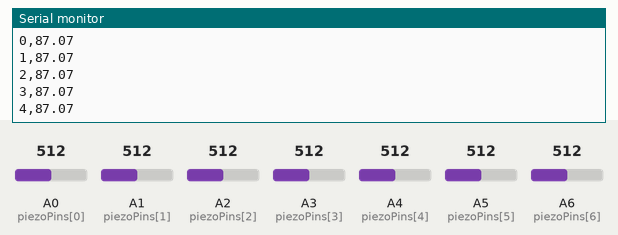
This sketch was run on a simulated Arduino Nano, built with avr-gcc and run on an emulated ATmega328P. Shown: the last lines printed to the serial monitor. Inputs (shaded band) come from the test bench; at power-on: A0 (piezoPins[0]) = 512, A1 (piezoPins[1]) = 512, A2 (piezoPins[2]) = 512, A3 (piezoPins[3]) = 512, A4 (piezoPins[4]) = 512, A5 (piezoPins[5]) = 512, A6 (piezoPins[6]) = 512.

Above: at 1.2 s.
1.3 s: A0 (piezoPins[0]) set to 716
At 1.32 s:
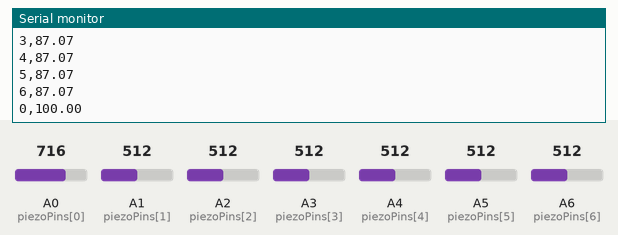
2.8 s: A1 (piezoPins[1]) set to 716
At 3.13 s:
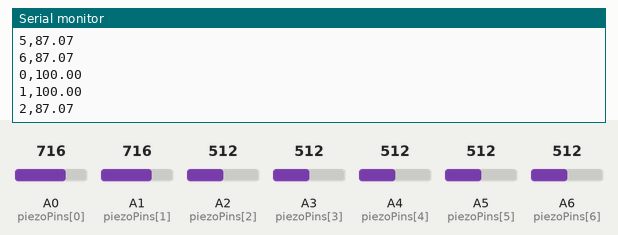
4.3 s: A2 (piezoPins[2]) set to 716
At 4.34 s:
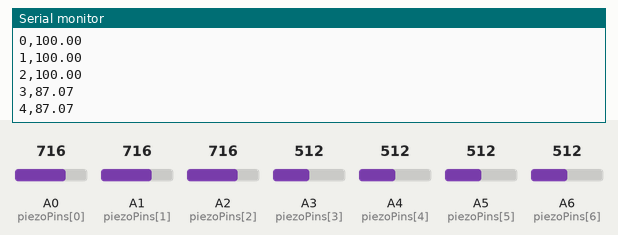
5.8 s: A3 (piezoPins[3]) set to 716
At 5.85 s:
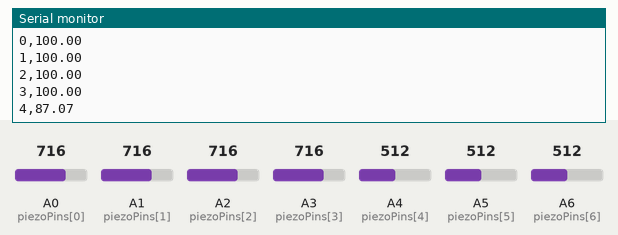
7.3 s: A4 (piezoPins[4]) set to 716
At 7.36 s:
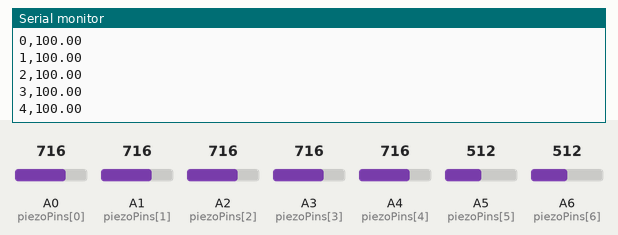
8.8 s: A5 (piezoPins[5]) set to 716
At 10.07 s:
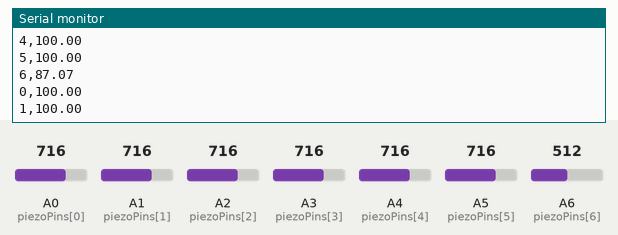
Timing chart, 0 to 11.3 s (numbered marks = the images above; inputs shaded):
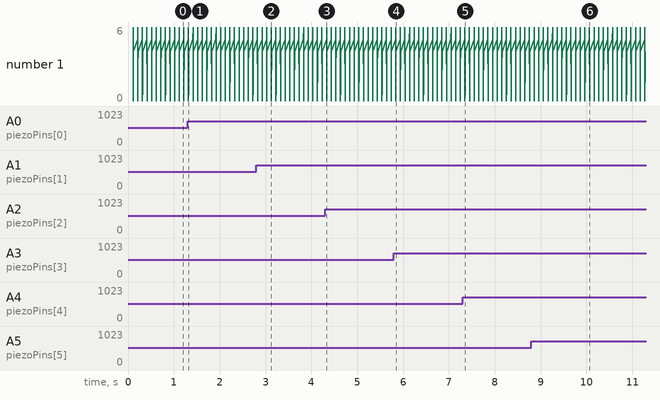

The sketch:

RanaadX.ino.ino
```cpp
const int nNote = 7;
const char piezoPins[7] = { A0, A1, A2, A3, A4, A5, A6 };
bool disablePins[7] = { 0, 0, 0, 0, 0, 0, 0 };

const int nSample = 50;      // max sample size
float samplingTime = 10000;  // microsec

float lowerCut = 0.100;   // V
float offTime = 100000;  // microsec // min time before next hit
float gain = 1.5;
float offset = 12;

struct PinState {
  bool isActive = false;
  float peak = 0;
  float timeStampHit;
  float dataArr[nSample];
  int idx = 0;
};
PinState pinStates[nNote];

float noteValues[nNote] = { 0, 0, 0, 0, 0, 0, 0 };

void setup() {
  Serial.begin(115200);
}

float value;
float voltage;

void loop() {
  for (int i = 0; i < nNote; i++) {
    noteValues[i] = 0;
  }
  readPiezoes();
  sendNotePlay();
  /*
  for (int i = 0; i < nNote; i++) {
    Serial.print(noteValues[i]);
    Serial.print(",");
  }
  Serial.println();
  */
}

void readPiezoes() {
  // to be called in 1 cycle
  for (int i = 0; i < nNote; i++) {
    if (disablePins[i]) {
      continue;
    }

    float value = analogRead(piezoPins[i]);
    float voltage = value * 5.0 / 1023.0;

    // first hit; start of signal
    if (voltage > lowerCut && !pinStates[i].isActive) {
      if (micros() - pinStates[i].timeStampHit <= offTime) {
        continue;
      }
      pinStates[i].isActive = true;
      pinStates[i].timeStampHit = micros();
    }

    // during signal change
    if (pinStates[i].isActive) {
      pinStates[i].peak = max(pinStates[i].peak, voltage);
      pinStates[i].dataArr[pinStates[i].idx] = voltage;
      pinStates[i].idx++;

      // end of signal
      if (micros() - pinStates[i].timeStampHit > samplingTime || pinStates[i].idx >= nSample) {
        noteValues[i] = voltToVolume(pinStates[i].peak);

        pinStates[i].isActive = false;
        // reset for next hit
        pinStates[i].idx = 0;
        pinStates[i].peak = 0;
        for (int j = 0; j < nSample; j++) {
          pinStates[i].dataArr[j] = 0;
        }
      }
    }
  }
}

float voltToVolume(float volt) {
  float percent = volt * 100.0 / 5.0;
  // discetize into 10 levels starting from lowerCut
  /*
  if (percent < 10) {
    return 0;
  }
  else if (percent < 20) {
    return 20;
  }
  else if (percent < 30) {
    return 30;
  }
  else if (percent < 40) {
    return 40;
  }
  else if (percent < 50) {
    return 50;
  }
  else if (percent < 60) {
    return 60;
  }
  else if (percent < 70) {
    return 70;
  }
  else if (percent < 80) {
    return 80;
  }
  else if (percent < 90) {
    return 90;
  }
  else {
    return 100;
  }
  */
  return min(percent * gain + offset, 100.0);
}

void sendNotePlay() {
  for (int i = 0; i < nNote; i++) {
    if (noteValues[i] > 0) {
      Serial.print(i);  // note to play
      Serial.print(",");
      Serial.println(noteValues[i]);  // volume
    }
  }
}
```

Measured:
- after the input at 1.3 s, the serial monitor: prints a new line at once (image 1)
- after the input at 2.8 s, the serial monitor: prints a new line at once (image 2)
- after the input at 4.3 s, the serial monitor: prints a new line at once (image 3)
- after the input at 5.8 s, the serial monitor: prints a new line at once (image 4)
- after the input at 7.3 s, the serial monitor: prints a new line after 0.05 s (image 5)
- after the input at 8.8 s, the serial monitor: prints a new line after 0.06 s (image 6)
